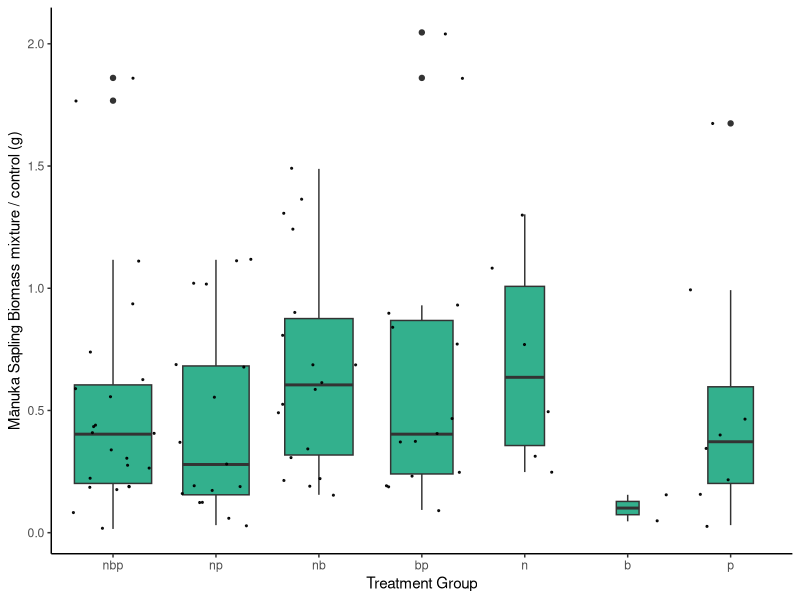
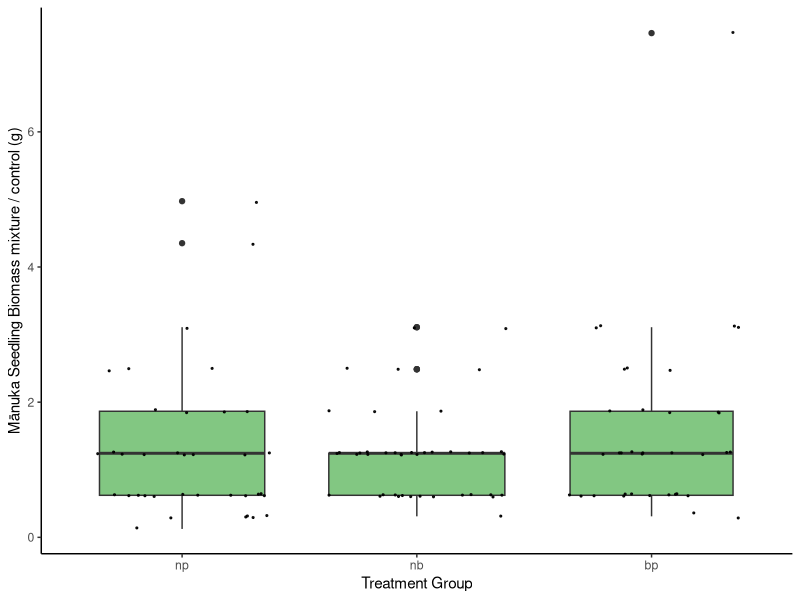
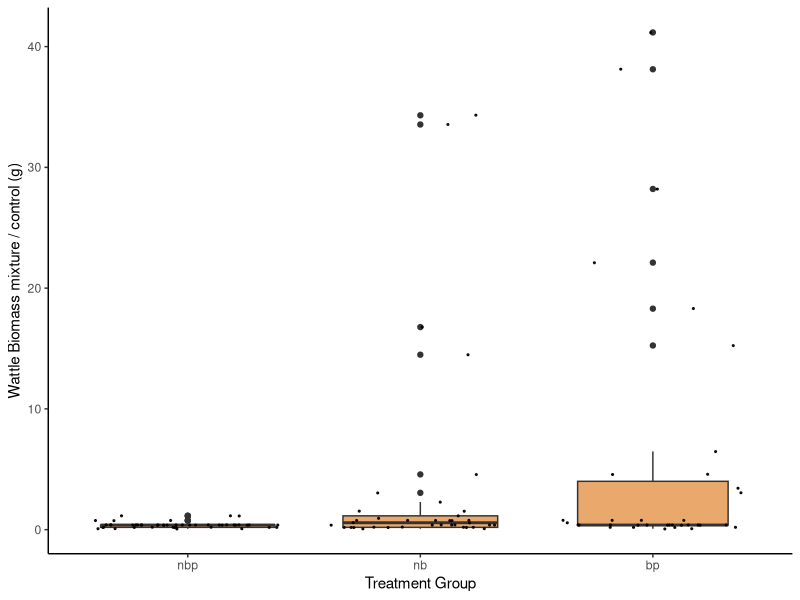
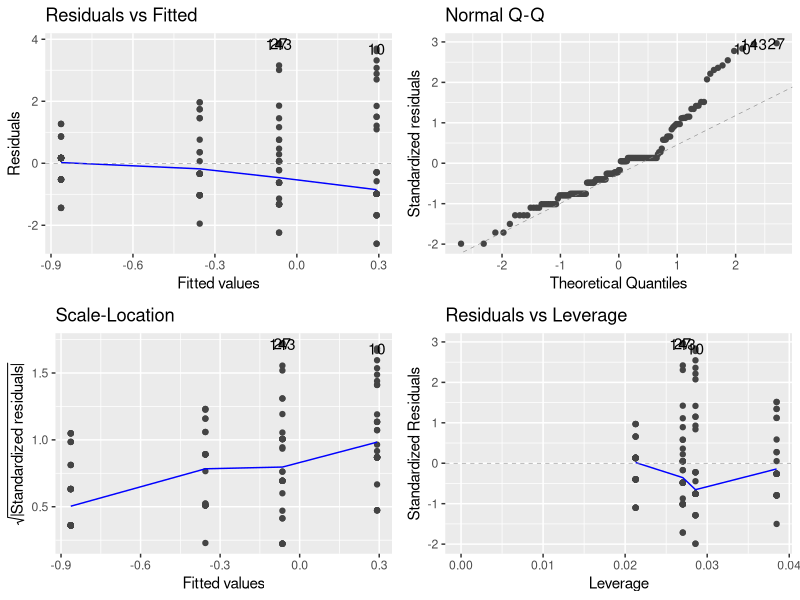
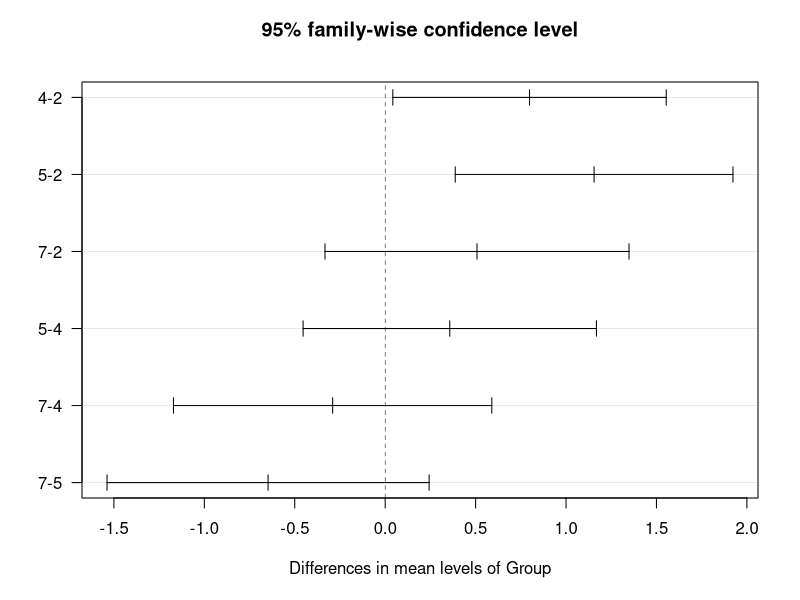
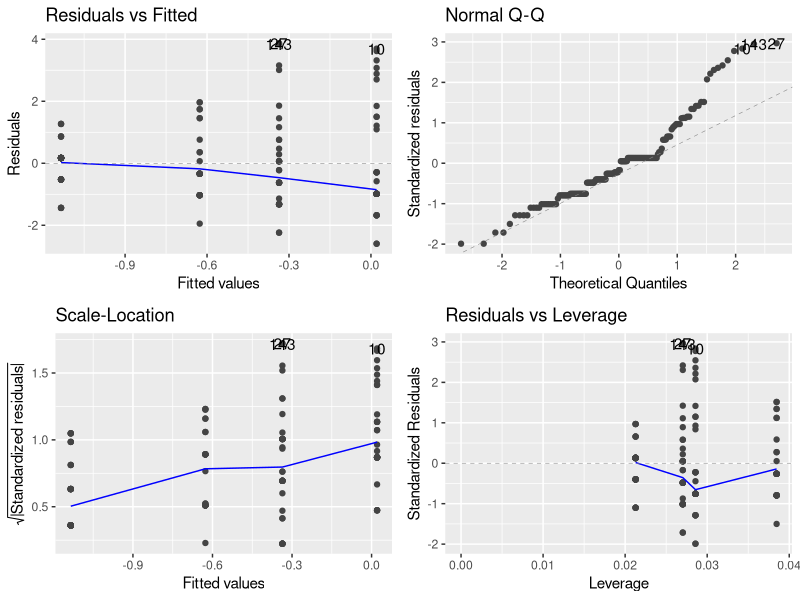
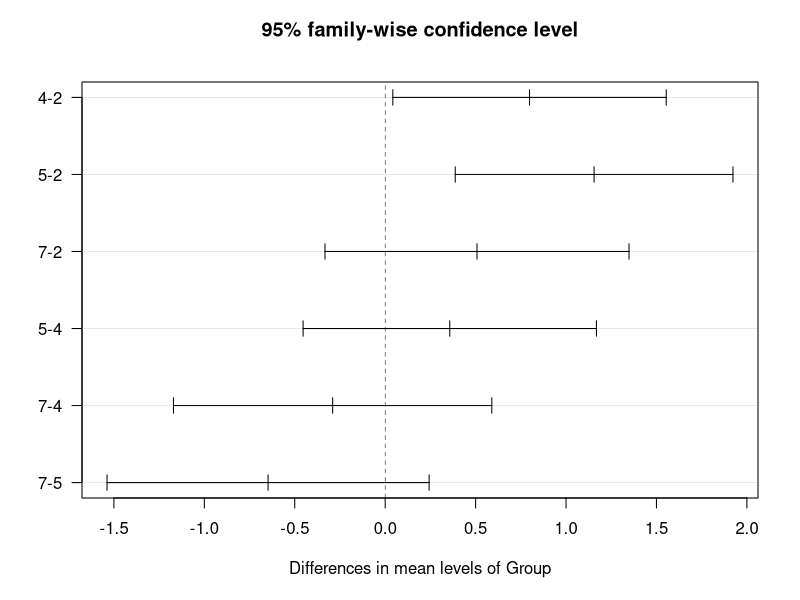
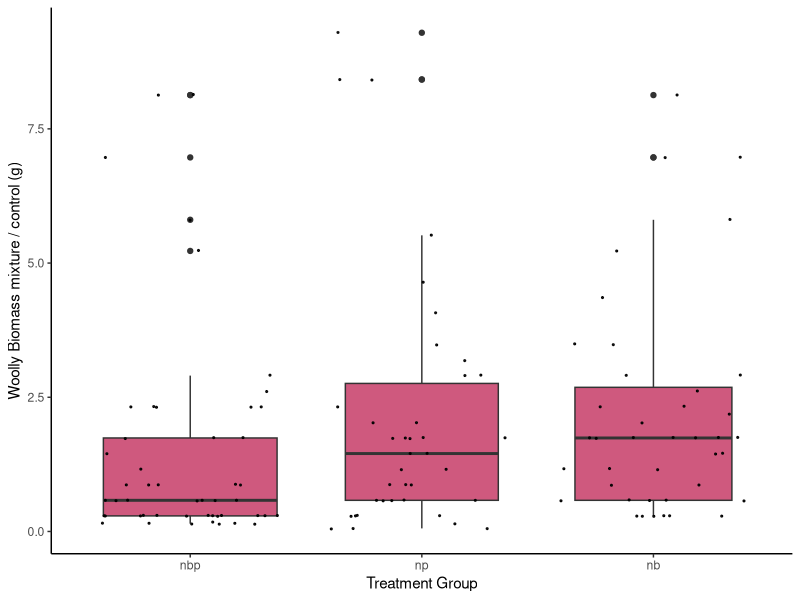

Generate these figures, in order, with R: (Note: this script raises an error after producing the figures.)
#### Biomass for each plant by treatment group v2####


# Before anything else, verify that your environment is totally clear.
# This is important, because old objects can foul up the works
# Clean up the working environment
rm(list = ls())

# Verify working directory, should be ~/Documents/Analyses/lastname_first
getwd()

# Load tidyverse
library("tidyverse")
# Check for updates
tidyverse_update()

#### Cleaning up the data ####

library(readr)
Biomass <- read_csv("Shadehouse/Biomass Experiment 1 Clean.csv")

# Removing rows where the species is blank
Biomass<-Biomass[-592, ] 
Biomass<-Biomass[-591, ] 
Biomass<-Biomass[-590, ] 
Biomass<-Biomass[-961, ] 
Biomass<-Biomass[-960, ] 
Biomass<-Biomass[-959, ] 

# Removing rows where the mass is blank
Biomass <- Biomass[!is.na(Biomass$Mass_g), ]

# Remove seedling from tg2, there should be no seedlings in that tg
Biomass<-Biomass[-63, ]

# simplifying the experiment 1 treatment group name to Group and Mass_g to Mass
colnames(Biomass)[5:5] <- c("Group") ## Renaming the columns
colnames(Biomass)[10:10] <- c("Mass") ## Renaming the columns
Biomass$Group <- as.factor(Biomass$Group)

# Removing empty columns
Biomass <- Biomass[, -c(11, 12)]

# ggfortify is a package that works with ggplot2 to make nice plots
library("ggfortify")
# multcomp is used for contrasts and multiple comparisons
library("multcomp")
# nlme is used for random effects ANOVA
library("nlme")

#### Response Ratios ####
Sapling <- Biomass[Biomass$Plant == "ManukaSapling", ]

Sapling$Group <- as.factor(Sapling$Group)

# let's have a look at simply doing a response ratio (no log)

# Add a column that is the mass of each sample / mean control mass
group1_mean <- mean(Sapling$Mass[Sapling$Group == 1], na.rm = TRUE)

Sapling$ResponseRatio <- Sapling$Mass / group1_mean

# Let's have a look at that
library(dplyr)
library(ggplot2)

# filter to remove baseline for plot
SaplingPlot <- Sapling[Sapling$Group != "1", ]

# Fix up the treatment groups
SaplingPlot$Group <- factor(SaplingPlot$Group, levels = c("2", "3", "4", "5", "6", "7", "8"), # order  
                         labels = c( "nbp", "np", "nb", "bp", "n", "b", "p")) # labels 

SaplingPlot %>%
#  filter(Group %in% 2:8) %>%
  ggplot(aes(x = Group, y = ResponseRatio)) +
  geom_boxplot(fill = "#33B08D", varwidth = TRUE) +
  geom_jitter(color = "black", size = 0.4, alpha = 0.9) +
  ylab("Mānuka Sapling Biomass mixture / control (g)") +
  xlab("Treatment Group") +
  theme_classic()

# Check for homogeneous variance
summ_Sapling <- Sapling %>%
  group_by(Group) %>% 
  summarise(mean_Mass = mean(Mass),
            sd_Mass = sd(Mass),
            n_Mass = n())
ratio <-(max(summ_Sapling$sd_Mass))/(min(summ_Sapling$sd_Mass))
print(ratio)

# Check for homogeneous variance
summ_Sapling <- Sapling %>%
  group_by(Group) %>% 
  summarise(mean_ResponseRatio = mean(ResponseRatio),
            sd_ResponseRatio = sd(ResponseRatio),
            n_ResponseRatio = n())
ratio <-(max(summ_Sapling$sd_ResponseRatio))/(min(summ_Sapling$sd_ResponseRatio))
print(ratio)

# ratio > 3
# Use kruskal-wallis
kruskal.test(Mass ~ Group, data = Sapling)
kruskal.test(ResponseRatio ~ Group, data = Sapling)

# Seedlings
Seedling <- Biomass[Biomass$Plant == "ManukaSeedling", ]

Seedling<-Seedling[-81, ]

Seedling$Group <- as.factor(Seedling$Group)

# Add a column that is the mass of each sample / mean control mass
group1_mean <- mean(Seedling$Mass[Seedling$Group == 1], na.rm = TRUE)

Seedling$ResponseRatio <- Seedling$Mass / group1_mean

# filter to remove baseline for plot
SeedlingPlot <- Seedling[Seedling$Group != "1", ]

# Fix up the treatment groups
SeedlingPlot$Group <- factor(SeedlingPlot$Group, levels = c("3", "4", "5"), # order  
                          labels = c( "np", "nb", "bp")) # labels

SeedlingPlot %>%
  ggplot(aes(x = Group, y = ResponseRatio)) +
  geom_boxplot(fill = "#82C782", varwidth = TRUE) +
  geom_jitter(color = "black", size = 0.4, alpha = 0.9) +
  ylab("Mānuka Seedling Biomass mixture / control (g)") +
  xlab("Treatment Group") +
  theme_classic()

# Check for homogeneous variance
summ_Seedling <- Seedling %>%
  group_by(Group) %>% 
  summarise(mean_Mass = mean(Mass),
            sd_Mass = sd(Mass),
            n_Mass = n())
ratio <-(max(summ_Seedling$sd_Mass))/(min(summ_Seedling$sd_Mass))
print(ratio)

# Check for homogeneous variance
summ_Seedling <- Seedling %>%
  group_by(Group) %>% 
  summarise(mean_ResponseRatio = mean(ResponseRatio),
            sd_ResponseRatio = sd(ResponseRatio),
            n_ResponseRatio = n())
ratio <-(max(summ_Seedling$sd_ResponseRatio))/(min(summ_Seedling$sd_ResponseRatio))
print(ratio)

# ratio < 3
# For mass
# The sample sizes are not quite even and therefore we need to use Type 3 analysis
contrasts(Seedling$Group) <- contr.sum(8)

model <- lm(Mass ~ Group, data = Seedling)
# Run Type III ANOVA
library(car)
Anova(model, type = 3)

# Set up for ANOVA
model01 <- aov(Mass~Group, data = Seedling)
anova(model01)
summary(model01)

# Tukey-Kramer test (automatically applied for unequal sample sizes)
TukeyHSD(model01)

# For Response Ratio
# The sample sizes are not quite even and therefore we need to use Type 3 analysis
contrasts(Seedling$Group) <- contr.sum(8)

model <- lm(ResponseRatio ~ Group, data = Seedling)
# Run Type III ANOVA
library(car)
Anova(model, type = 3)

# Set up for ANOVA
model01 <- aov(ResponseRatio~Group, data = Seedling)
anova(model01)
summary(model01)
# Tukey-Kramer test (automatically applied for unequal sample sizes)
TukeyHSD(model01)

# Wattle
Wattle <- Biomass[Biomass$Plant == "Wattle", ]

Wattle$Group <- as.factor(Wattle$Group)

# Add a column that is the mass of each sample / mean control mass
group7_mean <- mean(Wattle$Mass[Wattle$Group == 7], na.rm = TRUE)

Wattle$ResponseRatio <- Wattle$Mass / group7_mean

# filter to remove baseline for plot
WattlePlot <- Wattle[Wattle$Group != "7", ]

# Fix up the treatment groups
WattlePlot$Group <- factor(WattlePlot$Group, levels = c("2", "4", "5", "7"), # order  
                        labels = c("nbp", "nb", "bp", "b")) # labels 

WattlePlot %>%
  ggplot(aes(x = Group, y = ResponseRatio)) +
  geom_boxplot(fill = "#E9A96C", varwidth = TRUE) +
  geom_jitter(color = "black", size = 0.4, alpha = 0.9) +
  ylab("Wattle Biomass mixture / control (g)") +
  xlab("Treatment Group") +
  theme_classic()

# Check for homogeneous variance
summ_Wattle <- Wattle %>%
  group_by(Group) %>% 
  summarise(mean_Mass = mean(Mass),
            sd_Mass = sd(Mass),
            n_Mass = n())
ratio <-(max(summ_Wattle$sd_Mass))/(min(summ_Wattle$sd_Mass))
print(ratio)

# Check for homogeneous variance
summ_Wattle <- Wattle %>%
  group_by(Group) %>% 
  summarise(mean_ResponseRatio = mean(ResponseRatio),
            sd_ResponseRatio = sd(ResponseRatio),
            n_ResponseRatio = n())
ratio <-(max(summ_Wattle$sd_ResponseRatio))/(min(summ_Wattle$sd_ResponseRatio))
print(ratio)

# Not normal, need to try a transformation
Wattle <- Wattle %>%
  mutate(logMass = log(Mass))

# Not normal, need to try a transformation
Wattle <- Wattle %>%
  mutate(logResponseRatio = log(ResponseRatio))

# Check for Homogeneous variance
summ_Wattle <- Wattle %>%
  group_by(Group) %>% 
  summarise(mean_logMass = mean(logMass),
            sd_logMass = sd(logMass),
            n_logMass = n())
ratio <-(max(summ_Wattle$sd_logMass))/(min(summ_Wattle$sd_logMass))
print(ratio)

# Check for Homogeneous variance
summ_Wattle <- Wattle %>%
  group_by(Group) %>% 
  summarise(mean_logResponseRatio = mean(logResponseRatio),
            sd_logResponseRatio = sd(logResponseRatio),
            n_logResponseRatio = n())
ratio <-(max(summ_Wattle$sd_logResponseRatio))/(min(summ_Wattle$sd_logResponseRatio))
print(ratio)

# Set up for ANOVA
model01 <- aov(logMass~Group, data = Wattle)
autoplot(model01)
anova(model01)
summary(model01)

# Perform Tukey test
tukey <- TukeyHSD(model01)
summary(tukey)
print(tukey)
plot(tukey, las = 1)

# Set up for ANOVA
model01 <- aov(logResponseRatio~Group, data = Wattle)
autoplot(model01)
anova(model01)
summary(model01)

# Perform Tukey test
tukey <- TukeyHSD(model01)
summary(tukey)
print(tukey)
plot(tukey, las = 1)

# Woolly
Woolly <- Biomass[Biomass$Plant == "Nightshade", ]

Woolly$Group <- as.factor(Woolly$Group)

# Add a column that is the mass of each sample / mean control mass
group6_mean <- mean(Woolly$Mass[Woolly$Group == 6], na.rm = TRUE)

Woolly$ResponseRatio <- Woolly$Mass / group6_mean

# filter to remove baseline for plot
WoollyPlot <- Woolly[Woolly$Group != "6", ]

# Fix up the treatment groups
WoollyPlot$Group <- factor(WoollyPlot$Group, levels = c("2", "3", "4", "6"), # order  
                            labels = c("nbp", "np", "nb", "n")) # labels

WoollyPlot %>%
  ggplot(aes(x = Group, y = ResponseRatio)) +
  geom_boxplot(fill = "#CF597E", varwidth = TRUE) +
  geom_jitter(color = "black", size = 0.4, alpha = 0.9) +
  ylab("Woolly Biomass mixture / control (g)") +
  xlab("Treatment Group") +
  theme_classic()

# Check for homogeneous variance
summ_Woolly <- Woolly %>%
  group_by(Group) %>% 
  summarise(mean_Mass = mean(Mass),
            sd_Mass = sd(Mass),
            n_Mass = n())
ratio <-(max(summ_Woolly$sd_Mass))/(min(summ_Woolly$sd_Mass))
print(ratio)

# Check for homogeneous variance
summ_Woolly <- Woolly %>%
  group_by(Group) %>% 
  summarise(mean_ResponseRatio = mean(ResponseRatio),
            sd_ResponseRatio = sd(ResponseRatio),
            n_ResponseRatio = n()) 
ratio <-(max(summ_Woolly$sd_ResponseRatio))/(min(summ_Woolly$sd_ResponseRatio))
print(ratio)

# ratio < 3
# For mass
# The sample sizes are not quite even and therefore we need to use Type 3 analysis
contrasts(Woolly$Group) <- contr.sum(8)

model <- lm(Mass ~ Group, data = Woolly)
# Run Type III ANOVA
library(car)
Anova(model, type = 3)

# Set up for ANOVA
model01 <- aov(ResponseRatio~Group, data = Woolly)

autoplot(model01)

anova(model01)

summary(model01)
# Tukey-Kramer test (automatically applied for unequal sample sizes)
TukeyHSD(model01)

# For Response Ratio
# The sample sizes are not quite even and therefore we need to use Type 3 analysis
contrasts(Woolly$Group) <- contr.sum(8)

model <- lm(ResponseRatio ~ Group, data = Woolly)
# Run Type III ANOVA
library(car)
Anova(model, type = 3)

# Set up for ANOVA
model01 <- aov(Mass~Group, data = Woolly)
anova(model01)
summary(model01)

# Tukey-Kramer test (automatically applied for unequal sample sizes)
TukeyHSD(model01)

# privet
Privet <- Biomass[Biomass$Plant == "Privet", ]

Privet$Group <- as.factor(Privet$Group)

# Add a column that is the mass of each sample / mean control mass
group8_mean <- mean(Privet$Mass[Privet$Group == 8], na.rm = TRUE)

Privet$ResponseRatio <- Privet$Mass / group8_mean

# filter to remove baseline for plot
PrivetPlot <- Privet[Privet$Group != "8", ]

# Fix up the treatment groups
PrivetPlot$Group <- factor(PrivetPlot$Group, levels = c("2", "3", "5", "8"), # order  
                           labels = c("nbp", "np", "bp", "p")) # labels 

PrivetPlot %>%
#  filter(Group %in% 2:5) %>%
  ggplot(aes(x = Group, y = ResponseRatio)) +
  geom_boxplot(fill = "#E57F6C", varwidth = TRUE) +
  geom_jitter(color = "black", size = 0.4, alpha = 0.9) +
  ylab("Privet Biomass mixture / control (g)") +
  xlab("Treatment Group") +
  theme_classic()

# Check for homogeneous variance
summ_Privet <- Privet %>%
  group_by(Group) %>% 
  summarise(mean_Mass = mean(Mass),
            sd_Mass = sd(Mass),
            n_Mass = n())
ratio <-(max(summ_Privet$sd_Mass))/(min(summ_Privet$sd_Mass))
print(ratio)

# Check for homogeneous variance
summ_Privet <- Privet %>%
  group_by(Group) %>% 
  summarise(mean_ResponseRatio = mean(ResponseRatio),
            sd_ResponseRatio = sd(ResponseRatio),
            n_ResponseRatio = n())
ratio <-(max(summ_Privet$sd_ResponseRatio))/(min(summ_Privet$sd_ResponseRatio))
print(ratio)

# ratio < 3
# For mass
# The sample sizes are not quite even and therefore we need to use Type 3 analysis
contrasts(Privet$Group) <- contr.sum(8)

model <- lm(Mass ~ Group, data = Privet)
# Run Type III ANOVA
library(car)
Anova(model, type = 3)

# Set up for ANOVA
model01 <- aov(Mass~Group, data = Privet)
anova(model01)
summary(model01)

# Tukey-Kramer test (automatically applied for unequal sample sizes)
TukeyHSD(model01)

# For Response Ratio
# The sample sizes are not quite even and therefore we need to use Type 3 analysis
contrasts(Privet$Group) <- contr.sum(8)

model <- lm(ResponseRatio ~ Group, data = Privet)
# Run Type III ANOVA
library(car)
Anova(model, type = 3)

# Set up for ANOVA
model01 <- aov(ResponseRatio~Group, data = Privet)
anova(model01)
summary(model01)
# Tukey-Kramer test (automatically applied for unequal sample sizes)
TukeyHSD(model01)

# Make a new df without saplings because they are too big
BiomassSeedlings <- Biomass %>% filter(Plant != "ManukaSapling")

# Make a boxplot with all values on it
ggplot(BiomassSeedlings, aes(x = Group, y = ResponseRatio, fill = Plant)) +
  geom_boxplot(position = position_dodge(width = 0.8)) +
  theme_minimal() +
  labs(x = "Treatment group", y = "Dry biomass g", fill = "Species") +
  scale_fill_manual(values = c(
    "ManukaSapling" = "#33B08D",  
    "ManukaSeedling"  = "#82C782", 
    "Nightshade" = "#CF597E",  
    "Privet" = "#E57F6C" , 
    "Wattle" = "#E9A96C"),
    labels = c("ManukaSapling" = "L. scoparium sapling", "ManukaSeedling" = "L. scoparium seedling","Nightshade" = "S. mauritianum",
               "Privet" = "L. lucidum", "Wattle" = "P. lophantha")) +
  theme_classic()




#### Log Response ratios ####
library(metafor)
# Function to compute lnRR using metafor for a given plant and control group
compute_lnRR <- function(Biomass, plant_name = "ManukaSapling", control_group = 1) {
  # Filter for specified plant
  df_filtered <- Biomass %>% filter(Plant == plant_name)
  
  # Split into treatment and control
  control <- df_filtered %>% filter(Group == control_group)
  treatments <- df_filtered %>% filter(Group != control_group)
  
  # Summarise group stats
  group_stats <- treatments %>%
    group_by(Group) %>%
    summarise(
      m1i = mean(Mass),
      sd1i = sd(Mass),
      n1i = n(),
      .groups = "drop"
    ) %>%
    mutate(
      m2i = mean(control$Mass),
      sd2i = sd(control$Mass),
      n2i = nrow(control)
    )
  
  # Compute lnRR and sampling variance
  escalc_results <- escalc(
    measure = "ROM",
    m1i = group_stats$m1i,
    sd1i = group_stats$sd1i,
    n1i = group_stats$n1i,
    m2i = group_stats$m2i,
    sd2i = group_stats$sd2i,
    n2i = group_stats$n2i
  )
  
  # Combine with group info
  results <- bind_cols(group_stats["Group"], escalc_results)
  return(results)
}

# Run the function
lnrr_output <- compute_lnRR(Biomass, plant_name = "ManukaSapling", control_group = 1)
print(lnrr_output)

# Fix up the treatment groups
lnrr_output$Group <- factor(lnrr_output$Group, levels = c("2", "3", "4", "5", "6", "7", "8"), # order  
                            labels = c("nbp", "np", "nb", "bp", "n", "b", "p")) # labels 


# Plot lnRR with 95% CI
ggplot(lnrr_output, aes(x = factor(Group), y = yi)) +
  geom_point(shape = 16, size = 3) +
  geom_errorbar(aes(ymin = yi - 1.96 * sqrt(vi), ymax = yi + 1.96 * sqrt(vi)), width = 0.2) +
  labs(
    x = "Treatment Group",
    y = "lnRR_mixed/monoculture mānuka sapling biomass (g)"
  ) +
  theme_classic() +
  theme(
    text = element_text(size = 12),
    axis.title = element_text(face = "bold")
  )

# Seedling
# remove row where treatment group is 2 and there is a mānuka seedling

Biomass<-Biomass[-420, ] 
#Function to compute lnRR using metafor for a given plant and control group
compute_lnRR <- function(Biomass, plant_name = "ManukaSeedling", control_group = 1) {
  # Filter for specified plant
  df_filtered <- Biomass %>% filter(Plant == plant_name)
  
  # Split into treatment and control
  control <- df_filtered %>% filter(Group == control_group)
  treatments <- df_filtered %>% filter(Group != control_group)
  
  # Summarise group stats
  group_stats <- treatments %>%
    group_by(Group) %>%
    summarise(
      m1i = mean(Mass),
      sd1i = sd(Mass),
      n1i = n(),
      .groups = "drop"
    ) %>%
    mutate(
      m2i = mean(control$Mass),
      sd2i = sd(control$Mass),
      n2i = nrow(control)
    )
  
  # Compute lnRR and sampling variance
  escalc_results <- escalc(
    measure = "ROM",
    m1i = group_stats$m1i,
    sd1i = group_stats$sd1i,
    n1i = group_stats$n1i,
    m2i = group_stats$m2i,
    sd2i = group_stats$sd2i,
    n2i = group_stats$n2i
  )
  
  # Combine with group info
  results <- bind_cols(group_stats["Group"], escalc_results)
  return(results)
}

# Run the function
lnrr_output <- compute_lnRR(Biomass, plant_name = "ManukaSeedling", control_group = 1)
print(lnrr_output)

# Fix up the treatment groups
lnrr_output$Group <- factor(lnrr_output$Group, levels = c("3", "4", "5"), # order  
                            labels = c("np", "nb", "bp")) # labels 

# Plot lnRR with 95% CI
ggplot(lnrr_output, aes(x = factor(Group), y = yi)) +
  geom_point(shape = 16, size = 3) +
  geom_errorbar(aes(ymin = yi - 1.96 * sqrt(vi), ymax = yi + 1.96 * sqrt(vi)), width = 0.2) +
  labs(
    x = "Treatment Group",
    y = "lnRR_mixed/monoculture mānuka seedling biomass (g)"
  ) +
  theme_classic() +
  theme(
    text = element_text(size = 12),
    axis.title = element_text(face = "bold")
  )

# Wattle

# Define a custom function
cuberoot <- function(x) {
  sign(x) * abs(x)^(1/3)
}

#Function to compute lnRR using metafor for a given plant and control group
compute_lnRR <- function(Biomass, plant_name = "Wattle", control_group = 7) {
  # Filter for specified plant
  df_filtered <- Biomass %>% filter(Plant == plant_name)
  #try a transformation
  df_filtered <- df_filtered %>%
    mutate(cubeMass = cuberoot(Mass))
  # Split into treatment and control
  control <- df_filtered %>% filter(Group == control_group)
  treatments <- df_filtered %>% filter(Group != control_group)
  
  # Summarise group stats
  group_stats <- treatments %>%
    group_by(Group) %>%
    summarise(
      m1i = mean(cubeMass),
      sd1i = sd(cubeMass),
      n1i = n(),
      .groups = "drop"
    ) %>%
    mutate(
      m2i = mean(control$cubeMass),
      sd2i = sd(control$cubeMass),
      n2i = nrow(control)
    )
  
  # Compute lnRR and sampling variance
  escalc_results <- escalc(
    measure = "ROM",
    m1i = group_stats$m1i,
    sd1i = group_stats$sd1i,
    n1i = group_stats$n1i,
    m2i = group_stats$m2i,
    sd2i = group_stats$sd2i,
    n2i = group_stats$n2i
  )
  
  # Combine with group info
  results <- bind_cols(group_stats["Group"], escalc_results)
  return(results)
}

# Run the function
lnrr_output <- compute_lnRR(Biomass, plant_name = "Wattle", control_group = 7)
print(lnrr_output)

# Fix up the treatment groups
lnrr_output$Group <- factor(lnrr_output$Group, levels = c("2", "4", "5", "7"), # order  
labels = c("nbp", "nb", "bp", "b")) # labels 

# Plot lnRR with 95% CI
ggplot(lnrr_output, aes(x = factor(Group), y = yi)) +
  geom_point(shape = 16, size = 3) +
  geom_errorbar(aes(ymin = yi - 1.96 * sqrt(vi), ymax = yi + 1.96 * sqrt(vi)), width = 0.2) +
  labs(
    x = "Treatment",
    y = "lnRR_mixed/monoculture brush wattle seedling cube root biomass (g)"
  ) +
  geom_hline(yintercept = 0, linetype = "dotted", linewidth = 0.5, colour = "grey40") +
  theme_classic() +
  theme(
    text = element_text(size = 10),
    axis.title = element_text(face = "bold")
  )

# Woolly
#Function to compute lnRR using metafor for a given plant and control group
compute_lnRR <- function(Biomass, plant_name = "Nightshade", control_group = 6) {
  # Filter for specified plant
  df_filtered <- Biomass %>% filter(Plant == plant_name)
  
  # Split into treatment and control
  control <- df_filtered %>% filter(Group == control_group)
  treatments <- df_filtered %>% filter(Group != control_group)
  
  # Summarise group stats
  group_stats <- treatments %>%
    group_by(Group) %>%
    summarise(
      m1i = mean(Mass),
      sd1i = sd(Mass),
      n1i = n(),
      .groups = "drop"
    ) %>%
    mutate(
      m2i = mean(control$Mass),
      sd2i = sd(control$Mass),
      n2i = nrow(control)
    )
  
  # Compute lnRR and sampling variance
  escalc_results <- escalc(
    measure = "ROM",
    m1i = group_stats$m1i,
    sd1i = group_stats$sd1i,
    n1i = group_stats$n1i,
    m2i = group_stats$m2i,
    sd2i = group_stats$sd2i,
    n2i = group_stats$n2i
  )
  
  # Combine with group info
  results <- bind_cols(group_stats["Group"], escalc_results)
  return(results)
}

# Run the function
lnrr_output <- compute_lnRR(Biomass, plant_name = "Nightshade", control_group = 6)
print(lnrr_output)

# Fix up the treatment groups
lnrr_output$Group <- factor(lnrr_output$Group, levels = c("2", "3", "4", "6"), # order  
                            labels = c("nbp", "np", "nb", "n")) # labels 

# Plot lnRR with 95% CI
ggplot(lnrr_output, aes(x = factor(Group), y = yi)) +
  geom_point(shape = 16, size = 3) +
  geom_errorbar(aes(ymin = yi - 1.96 * sqrt(vi), ymax = yi + 1.96 * sqrt(vi)), width = 0.2) +
  labs(
    x = "Treatment Group",
    y = "lnRR_mixed/monoculture woolly nightshade seedling biomass (g)"
  ) +
  theme_classic() +
  theme(
    text = element_text(size = 12),
    axis.title = element_text(face = "bold")
  )

# Privet
#Function to compute lnRR using metafor for a given plant and control group
compute_lnRR <- function(Biomass, plant_name = "Privet", control_group = 8) {
  # Filter for specified plant
  df_filtered <- Biomass %>% filter(Plant == plant_name)
  
  # Split into treatment and control
  control <- df_filtered %>% filter(Group == control_group)
  treatments <- df_filtered %>% filter(Group != control_group)
  
  # Summarise group stats
  group_stats <- treatments %>%
    group_by(Group) %>%
    summarise(
      m1i = mean(Mass),
      sd1i = sd(Mass),
      n1i = n(),
      .groups = "drop"
    ) %>%
    mutate(
      m2i = mean(control$Mass),
      sd2i = sd(control$Mass),
      n2i = nrow(control)
    )
  
  # Compute lnRR and sampling variance
  escalc_results <- escalc(
    measure = "ROM",
    m1i = group_stats$m1i,
    sd1i = group_stats$sd1i,
    n1i = group_stats$n1i,
    m2i = group_stats$m2i,
    sd2i = group_stats$sd2i,
    n2i = group_stats$n2i
  )
  
  # Combine with group info
  results <- bind_cols(group_stats["Group"], escalc_results)
  return(results)
}

# Run the function
lnrr_output <- compute_lnRR(Biomass, plant_name = "Privet", control_group = 8)
print(lnrr_output)

# Fix up the treatment groups
lnrr_output$Group <- factor(lnrr_output$Group, levels = c("2", "3", "5", "8"), # order  
                            labels = c("nbp", "np", "bp", "p")) # labels 

# Plot lnRR with 95% CI
ggplot(lnrr_output, aes(x = factor(Group), y = yi)) +
  geom_point(shape = 16, size = 3) +
  geom_errorbar(aes(ymin = yi - 1.96 * sqrt(vi), ymax = yi + 1.96 * sqrt(vi)), width = 0.2) +
  labs(
    x = "Treatment Group",
    y = "lnRR_mixed/monoculture tree privet seedling biomass (g)"
  ) +
  theme_classic() +
  theme(
    text = element_text(size = 12),
    axis.title = element_text(face = "bold")
  )
